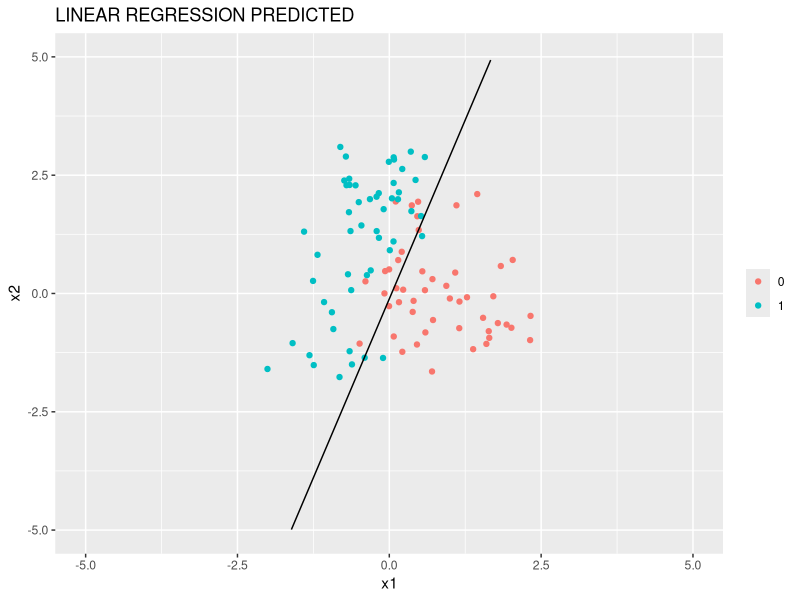
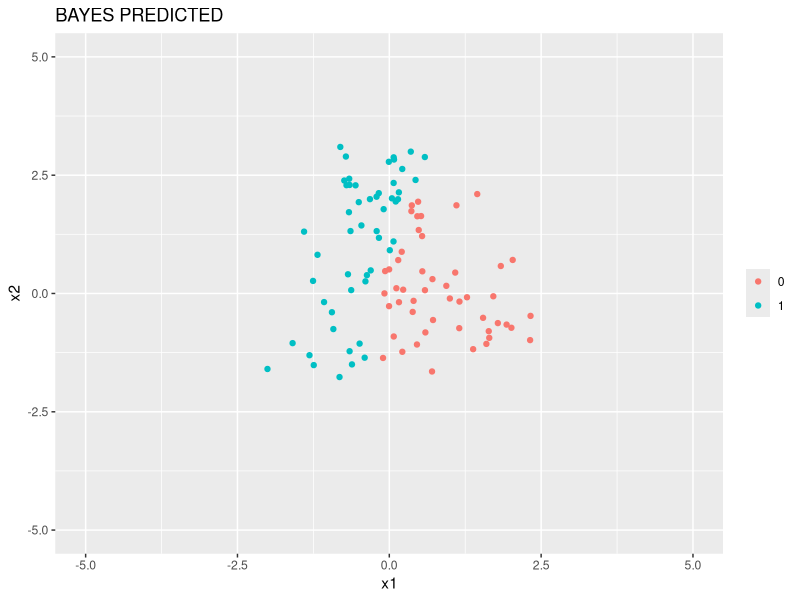
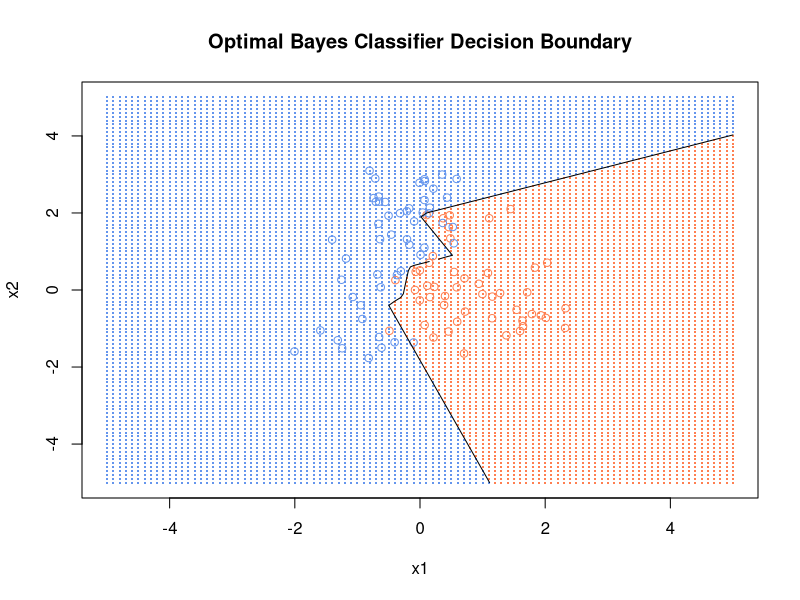
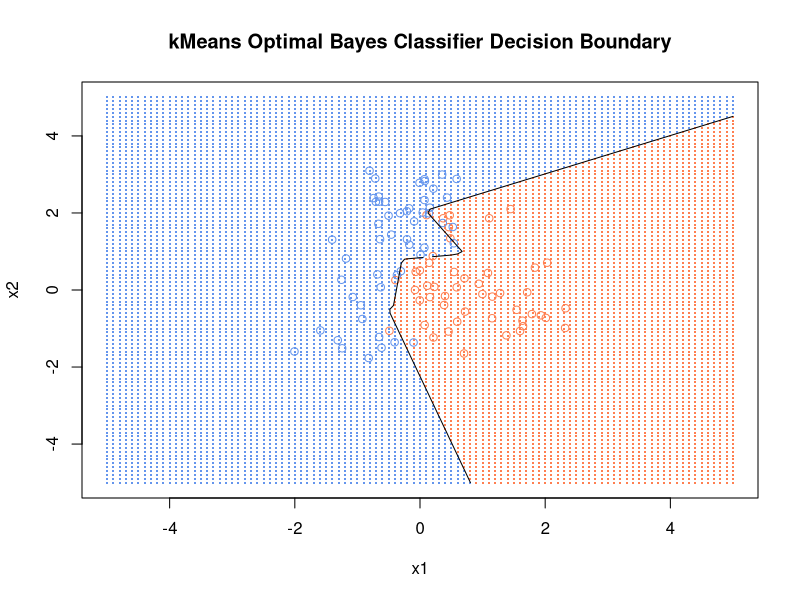

R code for these plots, in order:
# Chapter 2 Normal Mixture Models Simulation
# Alexander Durbin
# Worry about optimization later

rm(list = ls())

library(tidyverse)
library(MASS)
library(mvtnorm)
library(mnormt)

set.seed(1)


# Generate Data -----------------------------------------------------------

# generate centroids
mu <- c(1, 0)
sigma <- diag(1, nrow = 2)
center <- mvrnorm(n = 5, mu = mu, Sigma = sigma)
centroids <- tibble(x1 = center[, 1], x2 = center[, 2], class = rep(0, 5))


mu <- c(0, 1)
center <- mvrnorm(n = 5, mu = mu, Sigma = sigma)
tmp <- tibble(x1 = center[, 1], x2 = center[, 2], class = rep(1, 5))

centroids <- bind_rows(centroids, tmp)

# generate data

my_data <- tibble(x1 = rep(0, 100), x2 = rep(0, 100), class = rep(NA, 100),
                  subclass = rep(NA, 100))

# make this a function with apply statement later
for (i in 1:nrow(my_data)) {
  
  row_index <- sample(1:10, 1)
  
  new_point <- mvrnorm(n = 1,
                       mu = c(centroids$x1[row_index], centroids$x2[row_index]),
                       Sigma = sigma / 5) 
  
  my_data$x1[i] = new_point[1]
  my_data$x2[i] = new_point[2]
  my_data$class[i] = centroids$class[row_index]
  my_data$subclass[i] = row_index
  
}


# Least squares classification and error rates ----------------------------

# linear model using x1, x2 to predict 0,1 response
lmfit <- lm(class ~ x1 + x2, data = my_data)

# create model matrix
tmp <- my_data %>% 
  dplyr::select(x1, x2) %>% 
  mutate(intercept = rep(1, nrow(my_data))) %>% 
  dplyr::select(intercept, x1, x2)

# predicted values
my_data$yhat <- as.matrix(tmp) %*% coefficients(lmfit)

# encoding of classes
my_data <- my_data %>% 
  mutate(pred_class_reg = ifelse(yhat > 0.5, 1, 0))

my_data <- my_data %>% 
  mutate(x1_seq = seq(min(x1), max(x1), length.out = nrow(my_data))) %>% 
  mutate(x2_seq = (0.5 - coefficients(lmfit)[1] - coefficients(lmfit)[2] * x1_seq) / coefficients(lmfit)[3])

# plot data by class
# ggplot(data = my_data) +
#   geom_point(mapping = aes(x = x1, y = x2, color = factor(class))) +
#   theme(legend.title=element_blank()) +
#   ggtitle('TRUTH') +
#   geom_line(mapping = aes(x = x1_seq, y = x2_seq)) +
#   ylim(-5, 5) +
#   xlim(-5, 5)

ggplot(data = my_data) +
  geom_point(mapping = aes(x = x1, y = x2, color = factor(class))) +
  theme(legend.title=element_blank()) +
  ggtitle('LINEAR REGRESSION PREDICTED') +
  geom_line(mapping = aes(x = x1_seq, y = x2_seq)) +
  ylim(-5, 5) +
  xlim(-5, 5)

# Get terms for confusion matrix as in HW0

a <- my_data %>% 
  filter(class == 0, pred_class_reg == 0) %>% 
  nrow()

b <- my_data %>% 
  filter(class == 0, pred_class_reg == 1) %>% 
  nrow()

c <- my_data %>% 
  filter(class == 1, pred_class_reg == 0) %>% 
  nrow()

d <- my_data %>% 
  filter(class == 1, pred_class_reg == 1) %>% 
  nrow()

f_pos_reg <- b / (a + b)
f_neg_reg <- c / (c + d)


# Optimal separating boundary for sequence data ---------------------------------------------

# generate sequences for calculating class probabilities and plotting
# x1_seq <- seq(min(my_data$x1), max(my_data$x1), by = 0.01)
# x2_seq <- seq(min(my_data$x2), max(my_data$x2), length.out = length(x1_seq))
# seq_mat <- cbind(x1_seq, x2_seq)

# function to compute the normal density given data and centroid
# consider using dmvtnorm instead
# norm_den <- function(vec, cent){
#   
#   diff <- vec - cent
#   diff <- as.matrix(diff)
#   thing <- exp((-5 / 2) * diff %*% t(diff))
#   return(thing)
#   
# }

# class 1 numerator and denominator storage
# c1_num <- matrix(data = 0, ncol = 5, nrow = length(x1_seq))
# c1_den <- matrix(data = 0, ncol = 10, nrow = length(x1_seq))

# loop through the centroids and fill each column of c1_num with the density
# for that particular centroid
# for(i in 1:5){
#   # c1_num[, i] <- apply(seq_mat, 1, function(g) norm_den(g, centroids[i, 1:2]))
#   c1_num[, i] <- apply(
#     seq_mat, 1,
#     function(g) dmvnorm(x = g, mean = as.matrix(centroids[i, 1:2]), sigma = diag(1/5, nrow = 2))
#   )
# }
# 
# # do the same except for all 10 centroids
# for(i in 1:10){
#   # c1_den[, i] <- apply(seq_mat, 1, function(g) norm_den(g, centroids[i, 1:2]))
#   c1_den[, i] <- apply(
#     seq_mat, 1,
#     function(g) dmvnorm(x = g, mean = as.matrix(centroids[i, 1:2]), sigma = diag(1/5, nrow = 2))
#   )
# }
# 
# # now sum across the rows
# c1_num <- apply(c1_num, 1, sum)
# c1_den <- apply(c1_den, 1, sum)
# 
# # make a dataframe and add column of the probabilities derived in class
# # make a new column of 1 - class 1 probs = class 2 probs
# seq_mat <- as.tibble(seq_mat) %>%
#   mutate(class_1_probs = c1_num/c1_den) %>% 
#   mutate(class_2_probs = 1 - class_1_probs)
#   
# # find observations where class probabilites are approximately equal
# seq_mat <- seq_mat %>% 
#   filter(abs(class_1_probs - class_2_probs) < 5e-2)
# 
# # failed plot attempt
# ggplot() +
#   geom_point(data = my_data, mapping = aes(x = x1, y = x2, color = factor(class))) +
#   theme(legend.title=element_blank()) +
#   ggtitle('TRUTH') +
#   geom_curve(data = seq_mat, mapping = aes(x = x1_seq, y = x2_seq, xend = min(my_data$x1), yend = min(my_data$x2)))
#   

# Bayes Optimal Classifier for true data ----------------------------------

c1_num <- matrix(data = 0, ncol = 5, nrow = nrow(my_data))
c1_den <- matrix(data = 0, ncol = 10, nrow = nrow(my_data))

# loop through the centroids and fill each column of c1_num with the density
# for that particular centroid
for(i in 1:5){
  # c1_num[, i] <- apply(seq_mat, 1, function(g) norm_den(g, centroids[i, 1:2]))
  c1_num[, i] <- apply(
    as.matrix(my_data[, 1:2]), 1,
    function(g) dmvnorm(x = g, mean = as.matrix(centroids[i, 1:2]), sigma = diag(1/5, nrow = 2))
  )
}

# do the same except for all 10 centroids
for(i in 1:10){
  # c1_den[, i] <- apply(seq_mat, 1, function(g) norm_den(g, centroids[i, 1:2]))
  c1_den[, i] <- apply(
    as.matrix(my_data[, 1:2]), 1,
    function(g) dmvnorm(x = g, mean = as.matrix(centroids[i, 1:2]), sigma = diag(1/5, nrow = 2))
  )
}

# now sum across the rows
c1_num <- apply(c1_num, 1, sum)
c1_den <- apply(c1_den, 1, sum)

# make a dataframe and add column of the probabilities derived in class
# make a new column of 1 - class 1 probs = class 2 probs
my_data <- my_data %>%
  mutate(class_1_probs = c1_num/c1_den) %>% 
  mutate(class_2_probs = 1 - class_1_probs) %>% 
  mutate(bayes_pred_class = ifelse(class_1_probs > class_2_probs, 0, 1))

# Get terms for confusion matrix as in HW0

a <- my_data %>% 
  filter(class == 0, bayes_pred_class == 0) %>% 
  nrow()

b <- my_data %>% 
  filter(class == 0, bayes_pred_class == 1) %>% 
  nrow()

c <- my_data %>% 
  filter(class == 1, bayes_pred_class == 0) %>% 
  nrow()

d <- my_data %>% 
  filter(class == 1, bayes_pred_class == 1) %>% 
  nrow()

f_pos_bayes <- b / (a + b)
f_neg_bayes <- c / (c + d)

my_data %>% 
  filter((class_1_probs - class_2_probs) < 1e-5)
# 45 things close together

ggplot(data = my_data) +
  geom_point(mapping = aes(x = x1, y = x2, color = factor(bayes_pred_class))) +
  theme(legend.title=element_blank()) +
  ggtitle('BAYES PREDICTED') +
  ylim(-5, 5) +
  xlim(-5, 5)


# Bayes Decision boundary plot --------------------------------------------

# create grid of points
# grid.vector1 = seq(min(my_data$x1), max(my_data$x1), 0.1)
# grid.vector2 = seq(min(my_data$x2), max(my_data$x2), 0.1)
grid.vector1 = seq(-5, 5, by = 0.1)
grid.vector2 = seq(-5, 5, by = 0.1)
grid = expand.grid(grid.vector1, grid.vector2)

#calculate density for each point on grid for each of the multivariates distributions
prob.1 = matrix(0:0, nrow = nrow(grid), ncol = 5) #initialize grid
for (i in 1:nrow(grid)){
  for (j in 1:5){
    prob.1[i, j] = dmnorm(grid[i, ], centroids[j, 1:2], diag(1/5, nrow = 2))  
  }
}
prob.1
prob1.max = apply(prob.1, 1, max)

#second class - as per above
prob.2 = matrix(0:0, nrow = nrow(grid), ncol = 5) #initialize grid
for (i in 1:nrow(grid)){
  for (j in 6:10){
    prob.2[i, j - 5] = dmnorm(grid[i, ], centroids[j, 1:2], diag(1/5, nrow = 2))  
  }
}
prob.2
prob2.max = apply(prob.2, 1, max)


prob.total = cbind(prob1.max, prob2.max)
class = rep(1, times = length(prob1.max))
class[prob1.max < prob2.max] = 2
cbind(prob.total, class)

# plot(grid[, 1], 
#      grid[, 2],
#      pch = ".", 
#      cex = 2,
#      col = ifelse(class == 1, "coral", "cornflowerblue"),
#      xlab = "x1",
#      ylab = "x2",
#      main = "Optimal Bayes Classifier Decision Boundary
#      # xlim = c(-5, 5),
#      # ylim = c(-5, 5)
#     )

plot(grid[, 1], 
     grid[, 2],
     pch = ".", 
     cex = 2,
     col = ifelse(class == 1, "coral", "cornflowerblue"),
     xlab = "x1",
     ylab = "x2",
     xlim = c(-5, 5),
     ylim = c(-5, 5),
     main = "Optimal Bayes Classifier Decision Boundary"
    )


values1 <- my_data %>% 
  filter(class == 0)

values2 <- my_data %>% 
  filter(class == 1)

points(values1, col = "coral")
points(values2, col = "cornflowerblue") 

prob.bayes <- matrix(prob1.max / (prob1.max + prob2.max),
                     length(grid.vector1),
                     length(grid.vector2)
                    )

contour(x = grid.vector1, 
        y = grid.vector2,
        z = prob.bayes, 
        levels = 0.5, 
        labels = "", 
        lwd = 1,
        add = TRUE
        )

# kmeans to separate data using subclasses --------------------------------

class_1 <- my_data %>% 
  filter(class == 0)

class_2 <- my_data %>% 
  filter(class == 1)

kclass1 <- kmeans(class_1[, 1:2], centers = 5)
kclass2 <- kmeans(class_2[, 1:2], centers = 5)

# ggplot() +
#   geom_point(data = as.tibble(kclass1$centers), mapping = aes(x = x1, y = x2, color = 'Class 1 Predicted')) +
#   geom_point(data = as.tibble(kclass2$centers), mapping = aes(x = x1, y = x2, color = 'Class 2 Predicted')) +
#   ylim(-5, 5) +
#   xlim(-5, 5) +
#   scale_color_manual(values = c('blue', 'red', 'green', 'orange')) +
#   theme(legend.title=element_blank()) +
#   ggtitle('kMeans Centers Predicted VS Truth') +
#   geom_point(data = centroids[1:5, ], mapping = aes(x = x1, y = x2, color = 'Class 1')) +
#   geom_point(data = centroids[6:10, ], mapping = aes(x = x1, y = x2, color = 'Class 2'))

k_centroids1 <- tibble(x1 = kclass1$centers[, 1], x2 = kclass1$centers[, 2], class = rep(0, 5))
k_centroids2 <- tibble(x1 = kclass2$centers[, 1], x2 = kclass2$centers[, 2], class = rep(1, 5))
k_centroids <- rbind(k_centroids1, k_centroids2)
  

# kmeans to get subclass means, then do bayes optimal classifier ----------

c1_num <- matrix(data = 0, ncol = 5, nrow = nrow(my_data))
c1_den <- matrix(data = 0, ncol = 10, nrow = nrow(my_data))

# loop through the centroids and fill each column of c1_num with the density
# for that particular centroid
for(i in 1:5){
  # c1_num[, i] <- apply(seq_mat, 1, function(g) norm_den(g, centroids[i, 1:2]))
  c1_num[, i] <- apply(
    as.matrix(my_data[, 1:2]), 1,
    function(g) dmvnorm(x = g, mean = as.matrix(k_centroids[i, 1:2]), sigma = diag(1/5, nrow = 2))
  )
}

# do the same except for all 10 centroids
for(i in 1:10){
  # c1_den[, i] <- apply(seq_mat, 1, function(g) norm_den(g, centroids[i, 1:2]))
  c1_den[, i] <- apply(
    as.matrix(my_data[, 1:2]), 1,
    function(g) dmvnorm(x = g, mean = as.matrix(k_centroids[i, 1:2]), sigma = diag(1/5, nrow = 2))
  )
}

# now sum across the rows
c1_num <- apply(c1_num, 1, sum)
c1_den <- apply(c1_den, 1, sum)

# make a dataframe and add column of the probabilities derived in class
# make a new column of 1 - class 1 probs = class 2 probs
my_data <- my_data %>%
  mutate(kclass_1_probs = c1_num/c1_den) %>% 
  mutate(kclass_2_probs = 1 - class_1_probs) %>% 
  mutate(kbayes_pred_class = ifelse(class_1_probs > class_2_probs, 0, 1))

# create grid of points
# grid.vector1 = seq(min(my_data$x1), max(my_data$x1), 0.1)
# grid.vector2 = seq(min(my_data$x2), max(my_data$x2), 0.1)
grid.vector1 = seq(-5, 5, by = 0.1)
grid.vector2 = seq(-5, 5, by = 0.1)
grid = expand.grid(grid.vector1, grid.vector2)

#calculate density for each point on grid for each of the multivariates distributions
kprob.1 = matrix(0:0, nrow = nrow(grid), ncol = 5) #initialize grid
for (i in 1:nrow(grid)){
  for (j in 1:5){
    kprob.1[i, j] = dmnorm(grid[i, ], k_centroids[j, 1:2], diag(1/5, nrow = 2))  
  }
}
kprob.1
kprob1.max = apply(kprob.1, 1, max)

#second class - as per above
kprob.2 = matrix(0:0, nrow = nrow(grid), ncol = 5) #initialize grid
for (i in 1:nrow(grid)){
  for (j in 6:10){
    kprob.2[i, j - 5] = dmnorm(grid[i, ], k_centroids[j, 1:2], diag(1/5, nrow = 2))  
  }
}
kprob.2
kprob2.max = apply(kprob.2, 1, max)


kprob.total = cbind(kprob1.max, kprob2.max)
class = rep(1, times = length(kprob1.max))
class[kprob1.max < kprob2.max] = 2
cbind(kprob.total, class)

# plot(grid[, 1], 
#      grid[, 2],
#      pch = ".", 
#      cex = 2,
#      col = ifelse(class == 1, "coral", "cornflowerblue"),
#      xlab = "x1",
#      ylab = "x2",
#      main = "Optimal Bayes Classifier Decision Boundary
#      # xlim = c(-5, 5),
#      # ylim = c(-5, 5)
#     )

plot(grid[, 1], 
     grid[, 2],
     pch = ".", 
     cex = 2,
     col = ifelse(class == 1, "coral", "cornflowerblue"),
     xlab = "x1",
     ylab = "x2",
     xlim = c(-5, 5),
     ylim = c(-5, 5),
     main = "kMeans Optimal Bayes Classifier Decision Boundary"
    )


values1 <- my_data %>% 
  filter(class == 0)

values2 <- my_data %>% 
  filter(class == 1)

points(values1, col = "coral")
points(values2, col = "cornflowerblue") 

kprob.bayes <- matrix(kprob1.max / (kprob1.max + kprob2.max),
                     length(grid.vector1),
                     length(grid.vector2)
                    )

contour(x = grid.vector1, 
        y = grid.vector2,
        z = kprob.bayes, 
        levels = 0.5, 
        labels = "", 
        lwd = 1,
        add = TRUE
        )

